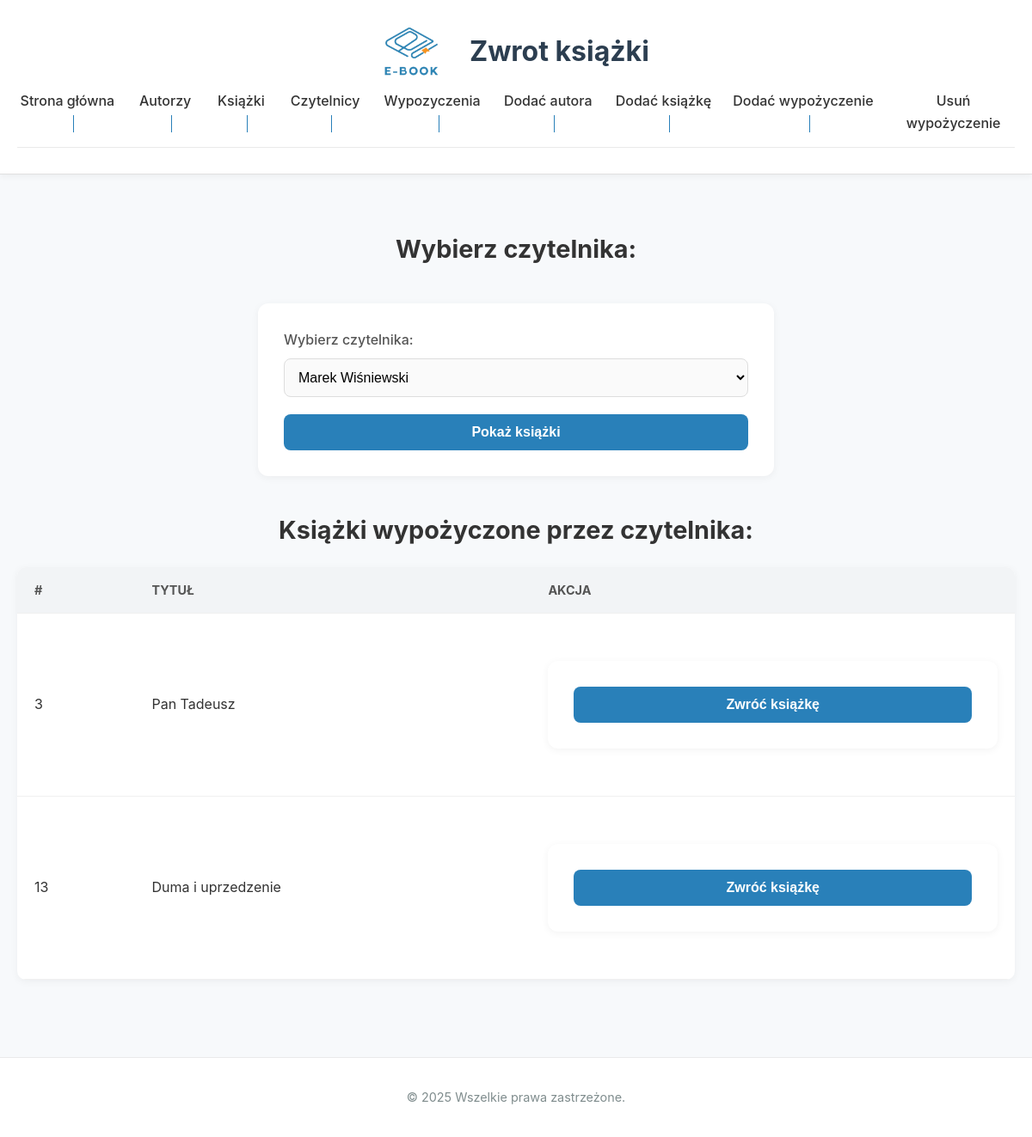
The app's page /Main/returnBook.php?czytelnik_id=3 with its own data.
### tables this page shows
CREATE TABLE wypozyczenie (
    id INT AUTO_INCREMENT PRIMARY KEY,
    czytelnik_id INT,
    ksiazka_id INT,
    FOREIGN KEY (czytelnik_id) REFERENCES czytelnik(id),
    FOREIGN KEY (ksiazka_id) REFERENCES ksiazka(id)
);

CREATE TABLE ksiazka (
    id INT AUTO_INCREMENT PRIMARY KEY,
    tytul VARCHAR(200) NOT NULL,
    autor_id INT,
    wydawca_id INT,
    rok_wydania YEAR,
    tematyka_id INT,
    ilosc_calkowita INT NOT NULL DEFAULT 0,
    ilosc_dostepnych INT NOT NULL DEFAULT 0,
    dostepnosc INT NOT NULL DEFAULT 0,
    FOREIGN KEY (autor_id) REFERENCES autor(id),
    FOREIGN KEY (wydawca_id) REFERENCES wydawca(id),
    FOREIGN KEY (tematyka_id) REFERENCES tematyka(id)
);

### Main/returnBook.php (the view, shortened to what this page needs)
<?php
include 'baza.php';
$readers = $conn->query("SELECT id, CONCAT(imie, ' ', nazwisko) AS pelne_imie FROM czytelnik ORDER BY nazwisko");
?>
<!DOCTYPE html>
<html lang="pl">
<head>
    <link rel="stylesheet" href="style.css">
</head>
<body>
     <header>
         <div class="header-container">
            <img src="../logo.png" alt="Logo" class="logo">
          <h1>Zwrot książki</h1>
        </div>
        <?php include 'navigation.php'; ?>
    </header>
    <main>
        <h2>Wybierz czytelnika:</h2>
        <form method="GET">
            <label for="czytelnik_id">Wybierz czytelnika:</label>
            <select id="czytelnik_id" name="czytelnik_id" required>
                <?php
                while ($reader = $readers->fetch_assoc()) {
                    $selected = isset($_GET['czytelnik_id']) && $_GET['czytelnik_id'] == $reader['id'] ? 'selected' : '';
                    echo "<option value='" . htmlspecialchars($reader['id']) . "' $selected>" . htmlspecialchars($reader['pelne_imie']) . "</option>";
                }
                ?>
            </select>
            <br>
            <button type="submit">Pokaż książki</button>
        </form>
        <?php
        if (isset($_GET['czytelnik_id'])) {
            $czytelnik_id = intval($_GET['czytelnik_id']);
            $stmt = $conn->prepare("SELECT wypozyczenie.id AS wypozyczenie_id, ksiazka.tytul, ksiazka.id AS ksiazka_id
                                    FROM wypozyczenie
                                    JOIN ksiazka ON wypozyczenie.ksiazka_id = ksiazka.id
                                    WHERE wypozyczenie.czytelnik_id = ?");
            $stmt->bind_param("i", $czytelnik_id);
            $stmt->execute();
            $result = $stmt->get_result();
            if ($result->num_rows > 0) {
                echo "<h2>Książki wypożyczone przez czytelnika:</h2>";
                echo "<table>";
                echo "<thead>
                        <tr>
                            <th>#</th>
                            <th>Tytuł</th>
                            <th>Akcja</th>
                        </tr>
                      </thead>";
                echo "<tbody>";
                while ($wypozyczenie = $result->fetch_assoc()) {
                    echo "<tr>
                            <td>" . htmlspecialchars($wypozyczenie['wypozyczenie_id']) . "</td>
                            <td>" . htmlspecialchars($wypozyczenie['tytul']) . "</td>
                            <td>
                                <form method='POST'>
                                    <input type='hidden' name='csrf_token' value='" . $_SESSION['csrf_token'] . "'>
                                    <input type='hidden' name='wypozyczenie_id' value='" . htmlspecialchars($wypozyczenie['wypozyczenie_id']) . "'>
                                    <input type='hidden' name='ksiazka_id' value='" . htmlspecialchars($wypozyczenie['ksiazka_id']) . "'>
                                    <button type='submit' name='returnBook'>Zwróć książkę</button>
                                </form>
                            </td>
                          </tr>";
                }
                echo "</tbody>";
                echo "</table>";
            } else {
                echo "<p>Brak wypożyczonych książek.</p>";
            }
        }
        ?>
    </main>
    <footer>
        <p>© 2025 Wszelkie prawa zastrzeżone.</p>
    </footer>
</body>
</html>

### Main/style.css (style rules this page uses)
* { box-sizing: border-box; }
body { font-family: 'Inter', 'Open Sans', 'Poppins', sans-serif; margin: 0; padding: 0; background-color: #f7f9fb; color: #333; line-height: 1.6; }
header { background-color: #ffffff; padding: 30px 20px; text-align: center; box-shadow: 0 2px 8px rgba(0, 0, 0, 0.05); border-bottom: 1px solid #e0e0e0; }
main h2 { text-align: center; font-size: 1.8rem; margin-bottom: 20px; }
header h1 { margin: 0; font-size: 2rem; color: #2c3e50; }
.header-container { display: flex; justify-content: center; align-items: center; gap: 20px; padding: 0 20px; }
.logo { height: 60px; margin-right: 15px; }
main { padding: 40px 20px; max-width: 1200px; margin: auto; }
table { width: 100%; border-collapse: collapse; background-color: #fff; border-radius: 10px; overflow: hidden; box-shadow: 0 2px 10px rgba(0, 0, 0, 0.05); }
table th, table td { padding: 15px 20px; border-bottom: 1px solid #f0f0f0; text-align: left; }
table th { background-color: #f2f4f6; color: #555; font-size: 0.9rem; text-transform: uppercase; }
form { background: #ffffff; padding: 30px; max-width: 600px; margin: 40px auto; border-radius: 12px; box-shadow: 0 2px 10px rgba(0, 0, 0, 0.05); }
form label { display: block; margin-bottom: 8px; font-weight: 500; color: #555; }
form input, form select { width: 100%; padding: 12px; border: 1px solid #ddd; border-radius: 8px; margin-bottom: 20px; font-size: 1rem; background-color: #fafafa; }
form button { width: 100%; padding: 12px; background-color: #2980b9; color: white; border: none; border-radius: 8px; font-size: 1rem; font-weight: 600; cursor: pointer; transition: background-color 0.3s; }
footer { background-color: #ffffff; color: #7f8c8d; text-align: center; padding: 20px; font-size: 0.9rem; border-top: 1px solid #eaeaea; margin-top: 50px; }

### records on screen
wypozyczenie: id "3", ksiazka.tytul "Pan Tadeusz"
wypozyczenie: id "13", ksiazka.tytul "Duma i uprzedzenie"

### other values on screen
form field czytelnik_id "Marek Wiśniewski"
